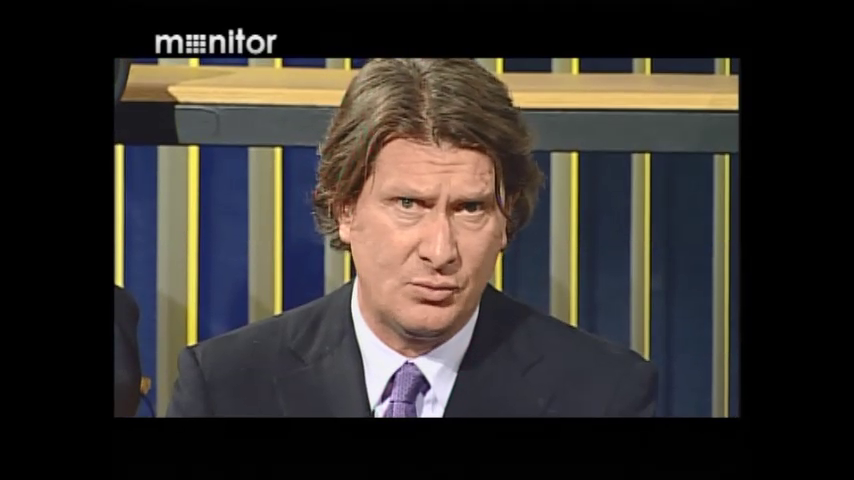
#> input picture frame 38 of active_platform/data/tests/test_video/MONITOR-2.mp4, 854 x 480 px, given in place of TrainingTest3.mp4, which was not available
$ python camshift_demo.py
#> lines starting #> are read from the running program, lines starting #| are printed output that depends on the picture; after the words box and inside, x2 and y2 are one past the last pixel; in counts of white or black regions, pixels touching at a corner belong together; pictures that were not available may be replaced by others from this repository, and a replacement may not be noted
import numpy as np
import cv2
from time import sleep

cap = cv2.VideoCapture(r'C:\Users\Maurizio\Documents\Video da YouTube\Datome_Gigi\TrainingTest3.mp4')

# take first frame of the video
ret,frame = cap.read()
#> frame is the input picture: shape (480, 854, 3); mean B, G, R 46.7, 50.9, 55.7

# setup initial location of window
c, r, w, h = 185,119,200,200  # simply hardcoded the values
track_window = (c,r,w,h)

# set up the ROI for tracking
roi = frame[r:r+h, c:c+w]
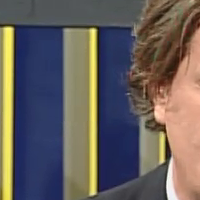
#> roi: shape (200, 200, 3); mean B, G, R 92.3, 96.2, 103.8
hsv_roi =  cv2.cvtColor(roi, cv2.COLOR_BGR2HSV)
#> hsv_roi: shape (200, 200, 3); mean H, S, V 64.3, 106.6, 123.4
mask = cv2.inRange(hsv_roi, np.array((0., 60.,32.)), np.array((180.,255.,255.)))
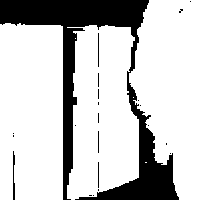
#> mask: shape (200, 200); 78.1% white; 22 black regions (17 under 20 px), largest, box (x1, y1, x2, y2) and area: (0, 0, 179, 200) 8545, (13, 151, 15, 200) 76, (98, 33, 99, 67) 34, (98, 162, 99, 188) 26, (98, 131, 99, 153) 22
roi_hist = cv2.calcHist([hsv_roi],[0],mask,[16],[0,180])
#> roi_hist = [6081, 3931, 7200, 22, 0, 0, 0, 0, 0, 1457, 12456, 70, 1, 0, 1, 15]
cv2.normalize(roi_hist,roi_hist,0,255,cv2.NORM_MINMAX)
roi_hist = roi_hist.reshape(-1)
#> roi_hist = [124.5, 80.48, 147.4, 0.45, 0, 0, 0, 0, 0, 29.83, 255, 1.43, 0.0205, 0, 0.0205, 0.307]

# Setup the termination criteria, either 10 iteration or move by atleast 1 pt
term_crit = ( cv2.TERM_CRITERIA_EPS | cv2.TERM_CRITERIA_COUNT, 10, 1 )

while(1):
    ret ,frame = cap.read()
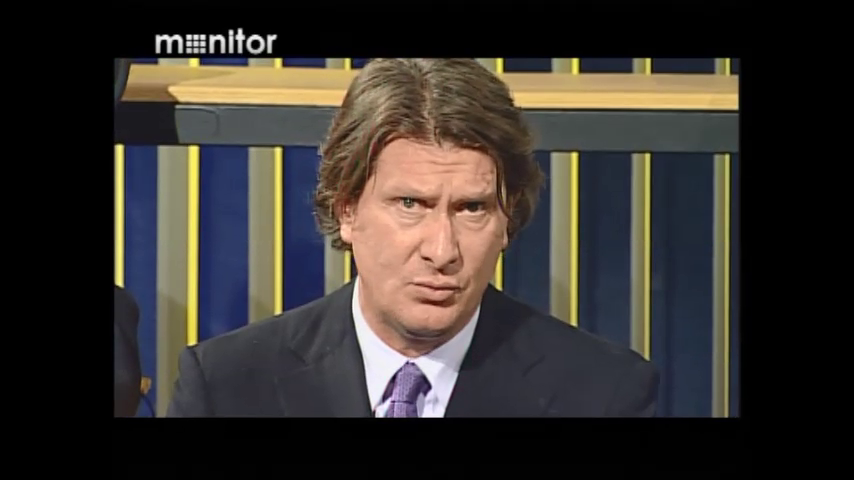
#> input picture frame 39 of active_platform/data/tests/test_video/MONITOR-2.mp4, 854 x 480 px, given in place of TrainingTest3.mp4, which was not available
#> frame is the input picture: shape (480, 854, 3); mean B, G, R 46.7, 50.9, 55.7
    pts = cv2.rectangle(frame, (track_window[0], track_window[1]), (track_window[0]+track_window[2], track_window[1]+track_window[3]), (0, 0, 255) )
    cv2.imshow('img2', frame)

    cv2.waitKey(0)

    if ret == True:
        hsv = cv2.cvtColor(frame, cv2.COLOR_BGR2HSV)
#> hsv: shape (480, 854, 3); mean H, S, V 40.4, 51.5, 62

        sub_mask = cv2.inRange(hsv, np.array((0., 60., 32.)), np.array((180., 255., 255.)))
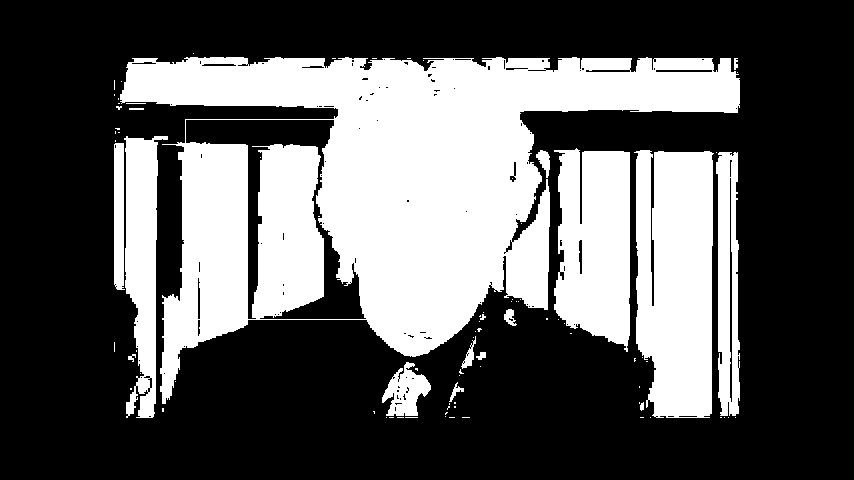
#> sub_mask: shape (480, 854); 35.7% white; 88 white regions (70 under 20 px), largest, box (x1, y1, x2, y2) and area: (120, 57, 740, 404) 98707, (634, 150, 714, 418) 18802, (554, 148, 630, 352) 12757

        dst = cv2.calcBackProject([hsv],[0],roi_hist,[0,180],1)
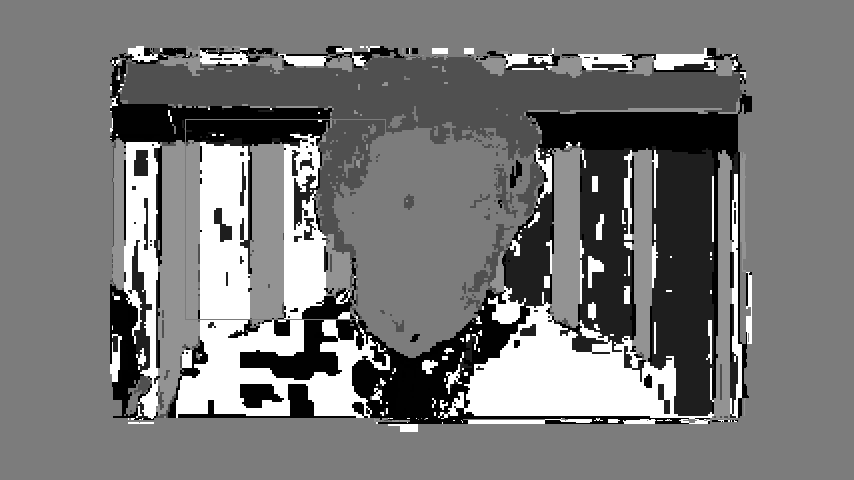
#> dst: shape (480, 854); min 0, max 255, mean 119
        dst &= sub_mask
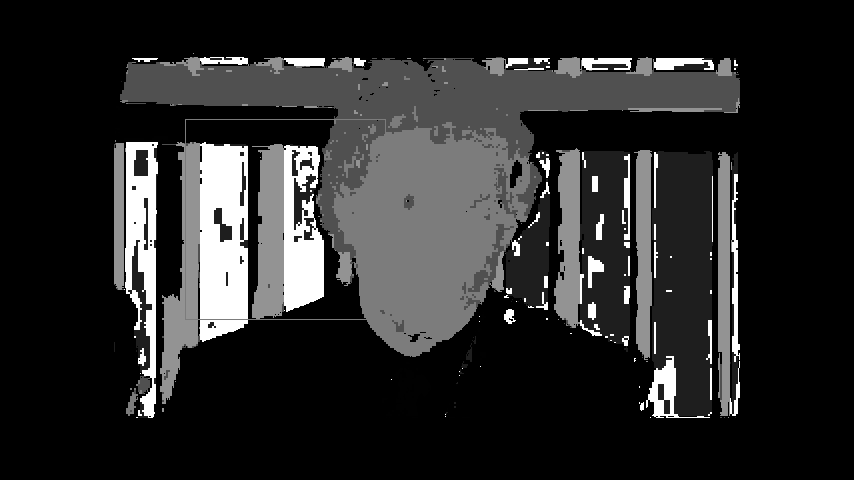
#> dst: shape (480, 854); min 0, max 255, mean 41.9

        cv2.imshow('img2', dst)
        cv2.waitKey(0)

        # apply meanshift to get the new location
        ret, track_window = cv2.CamShift(dst, track_window, term_crit)
#> ret = ((229.5, 237.5), (214, 239.4), 68.63); track_window = (117, 137, 225, 201)

        # Draw it on image
        pts = cv2.rectangle(frame, (track_window[0], track_window[1]), (track_window[0]+track_window[2], track_window[1]+track_window[3]), (0, 0, 255) )
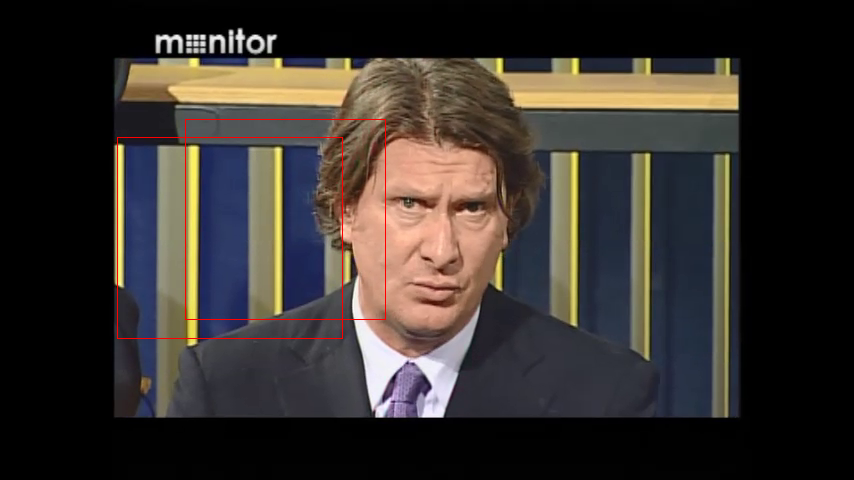
#> pts: shape (480, 854, 3); mean B, G, R 46.3, 50.5, 56.3
        #pts = np.int0(pts)
        #img2 = cv2.polylines(frame,[pts],True, 255,2)
        cv2.imshow('img2', frame)
        cv2.waitKey(0)

        k = cv2.waitKey(60) & 0xff
#> (key Esc is pressed here)
        if k == 27:
            break
        else:
            cv2.imwrite(chr(k)+".jpg",frame)

    else:
        break


cv2.destroyAllWindows()
cap.release()

$ run again, starting later in the video
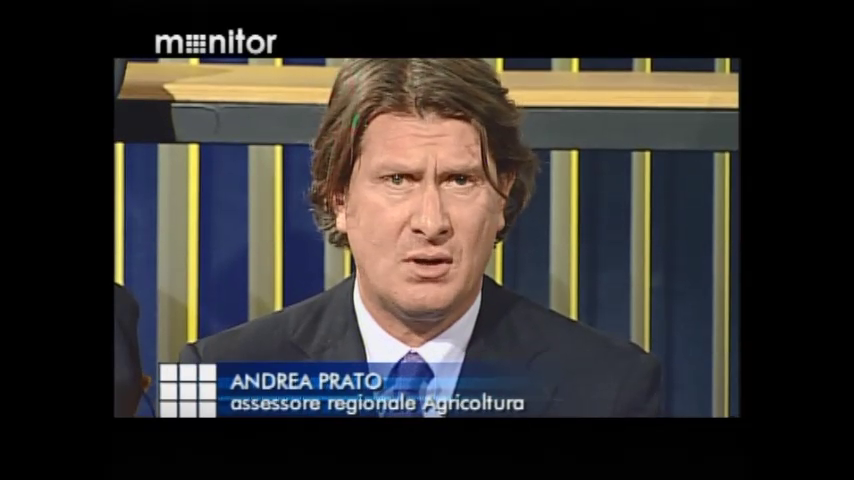
#> input picture frame 175 of active_platform/data/tests/test_video/MONITOR-2.mp4, 854 x 480 px, given in place of TrainingTest3.mp4, which was not available
#> frame is the input picture: shape (480, 854, 3); mean B, G, R 49.5, 52.3, 56
#> hsv_roi: shape (200, 200, 3); mean H, S, V 63.3, 107.5, 126.2
#> `mask = cv2.inRange(hsv_roi, np.array((0., 60.,32.)), np.array((180.,25..`:
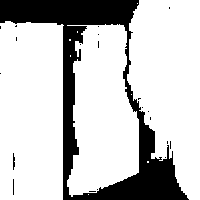
#> mask: shape (200, 200); 77.8% white; 21 black regions (19 under 20 px), largest, box (x1, y1, x2, y2) and area: (0, 0, 189, 200) 8805, (13, 153, 15, 170) 26
#> `roi_hist = cv2.calcHist([hsv_roi],[0],mask,[16],[0,180])`: roi_hist = [7884, 2517, 6991, 26, 18, 6, 0, 0, 1, 1719, 11904, 26, 1, 0, 4, 4]
#> `roi_hist = roi_hist.reshape(-1)`: roi_hist = [168.9, 53.92, 149.8, 0.557, 0.386, 0.129, 0, 0, 0.0214, 36.82, 255, 0.557, 0.0214, 0, 0.0857, 0.0857]
#> hsv: shape (480, 854, 3); mean H, S, V 40.2, 56.6, 64.6
#> sub_mask: shape (480, 854); 38.9% white; 77 white regions (65 under 20 px), largest, box (x1, y1, x2, y2) and area: (118, 57, 740, 360) 86468, (636, 148, 714, 418) 18660, (214, 351, 576, 418) 17768
#> ret = ((247.5, 234.5), (198.5, 250.5), 54.26); track_window = (145, 153, 205, 163)
#> `pts = cv2.rectangle(frame, (track_window[0], track_window[1]), (track_..`:
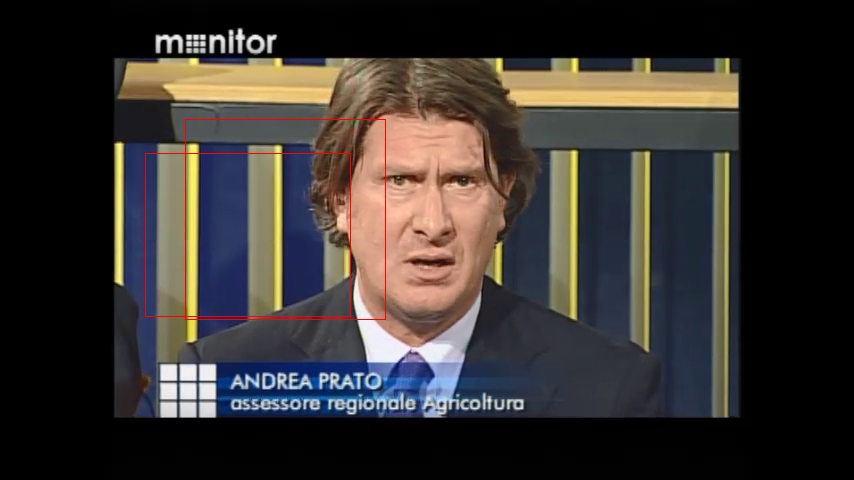
#> pts: shape (480, 854, 3); mean B, G, R 49.1, 52, 56.5

$ run again, starting later in the video
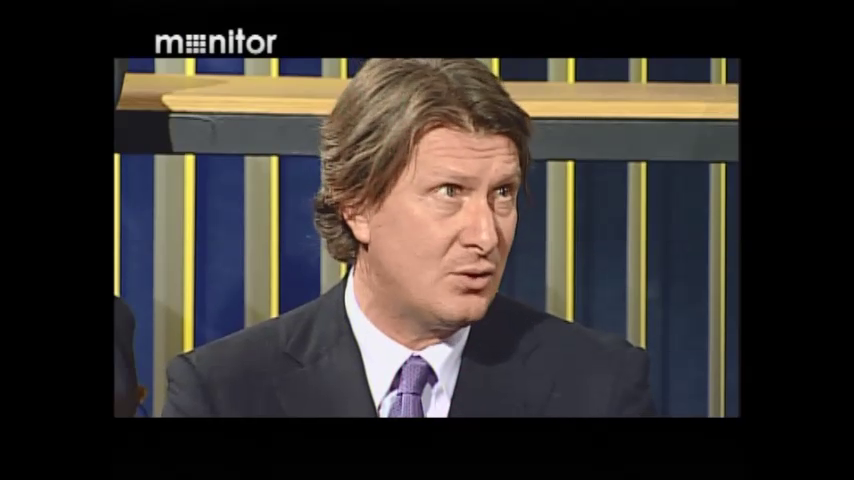
#> input picture frame 311 of active_platform/data/tests/test_video/MONITOR-2.mp4, 854 x 480 px, given in place of TrainingTest3.mp4, which was not available
#> frame is the input picture: shape (480, 854, 3); mean B, G, R 48, 51.6, 56.8
#> hsv_roi: shape (200, 200, 3); mean H, S, V 65.9, 102.4, 118.6
#> `mask = cv2.inRange(hsv_roi, np.array((0., 60.,32.)), np.array((180.,25..`:
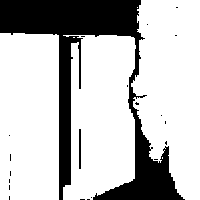
#> mask: shape (200, 200); 75.1% white; 21 black regions (19 under 20 px), largest, box (x1, y1, x2, y2) and area: (0, 0, 185, 200) 9829, (79, 129, 81, 169) 80
#> `roi_hist = cv2.calcHist([hsv_roi],[0],mask,[16],[0,180])`: roi_hist = [5512, 5043, 5620, 0, 0, 0, 0, 0, 0, 1055, 12758, 4, 1, 3, 1, 26]
#> `roi_hist = roi_hist.reshape(-1)`: roi_hist = [110.2, 100.8, 112.3, 0, 0, 0, 0, 0, 0, 21.09, 255, 0.0799, 0.02, 0.06, 0.02, 0.52]
#> hsv: shape (480, 854, 3); mean H, S, V 40.9, 51.3, 63.3
#> sub_mask: shape (480, 854); 36.1% white; 70 white regions (48 under 20 px), largest, box (x1, y1, x2, y2) and area: (114, 56, 740, 410) 99899, (632, 160, 710, 418) 18225, (550, 158, 627, 340) 11567
#> ret = ((225, 242.5), (208.4, 242.6), 72.77); track_window = (108, 142, 234, 201)
#> `pts = cv2.rectangle(frame, (track_window[0], track_window[1]), (track_..`:
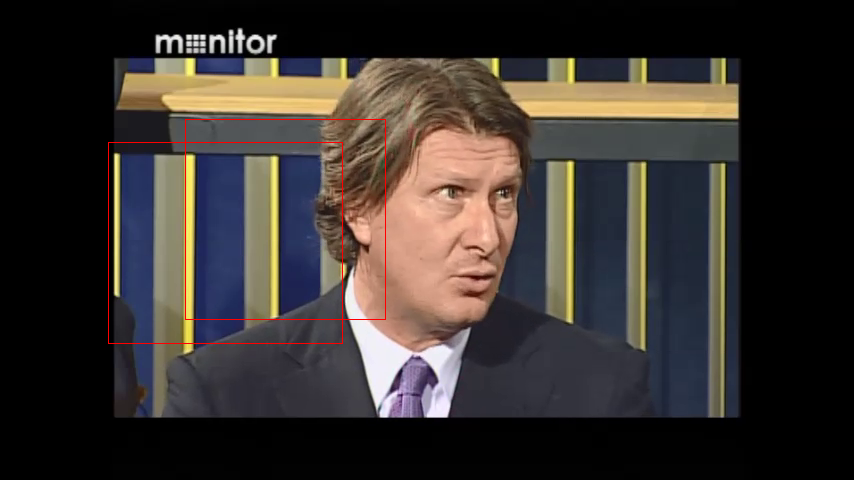
#> pts: shape (480, 854, 3); mean B, G, R 47.7, 51.2, 57.5
